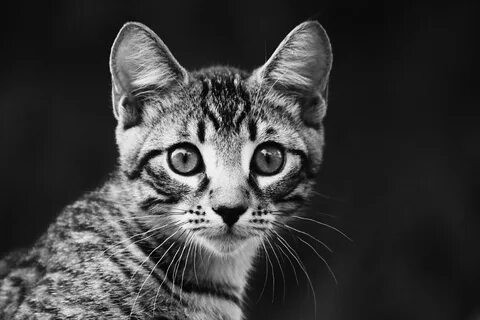
#> input picture image_compression/workLoadPhoto.jpg, 480 x 320 px
$ jupyter execute imageCompression.ipynb
#> lines starting #> are read from the running program, lines starting #| are printed output that depends on the picture
[cell 1]
import numpy as np
import cv2
from collections import Counter

[cell 2]
img_path = 'workLoadPhoto.jpg'
img = cv2.imread(img_path, cv2.IMREAD_GRAYSCALE)
#> img is the input picture: shape (320, 480); min 0, max 255, mean 59.6

1. Преобразование монохромного изображения в текстовый файл

[cell 3]
img = img.astype(np.float32)
np.savetxt('img.txt', img, fmt='%d')

2. Вейвлет-преобразование Хаара

[cell 4]
def haar_transform(image):
    rows, columns = image.shape
#> rows = 320; columns = 480
    row_transform = np.zeros_like(image, dtype=np.float32)
    for i in range(rows):
        for j in range(0, columns - 1, 2):
            row_transform[i, j // 2] = (image[i, j] + image[i, j + 1]) / 2
            row_transform[i, (j // 2) + columns // 2] = (image[i, j] - image[i, j + 1]) / 2
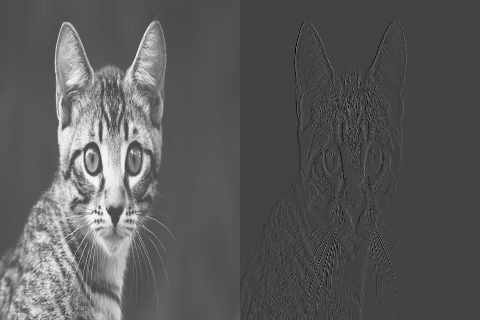
#> row_transform: shape (320, 480) float32; min -91, max 253, mean 29.9; drawn with min black and max white
    result = np.zeros_like(row_transform, dtype=np.float32)
    for j in range(columns):
        for i in range(0, rows - 1, 2):
            result[i // 2, j] = (row_transform[i, j] + row_transform[i + 1, j]) / 2
            result[(i // 2) + rows // 2, j] = (row_transform[i, j] - row_transform[i + 1, j]) / 2
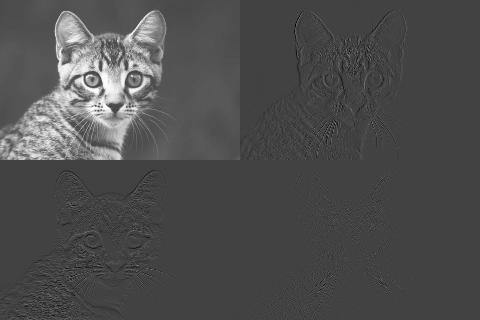
#> result: shape (320, 480) float32; min -85.75, max 243.8, mean 14.9; drawn with min black and max white
    LL = result[:rows // 2, :columns // 2]
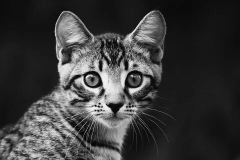
#> LL: shape (160, 240) float32; min 1.75, max 243.8, mean 59.6
    LH = result[:rows // 2, columns // 2:]
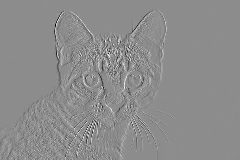
#> LH: shape (160, 240) float32; min -85.75, max 69.5, mean 0.1; drawn with min black and max white
    HL = result[rows // 2:, :columns // 2]
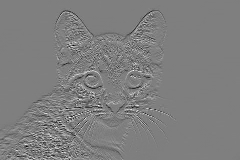
#> HL: shape (160, 240) float32; min -69.75, max 70, mean -0.1; drawn with min black and max white
    HH = result[rows // 2:, columns // 2:]
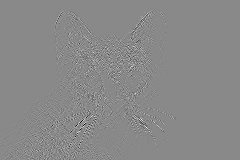
#> HH: shape (160, 240) float32; min -63.5, max 54.5, mean 0; drawn with min black and max white

    return LL, LH, HL, HH

LL, LH, HL, HH = haar_transform(img)
n_quants = 4

3. Квантование высокочастотных компонент

[cell 5]
def quantize(coeffs, n_quants):
#> called with n_quants = 4
    min_val = np.min(coeffs)
#> min_val = -85.75
    max_val = np.max(coeffs)
#> max_val = 69.5
    step = (max_val - min_val) / n_quants
#> step = 38.81
    quantized = np.round((coeffs - min_val) / step).astype(int)
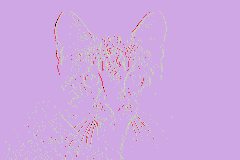
#> quantized: shape (160, 240) int64; 5 distinct labels, from 0 to 4; one colour per label, 0 black
    return quantized, min_val, step

LH_q, LH_min, LH_step = quantize(LH, n_quants)
#> LH_min = -85.75; LH_step = 38.81
HL_q, HL_min, HL_step = quantize(HL, n_quants)
#> call 2 of quantize, with n_quants = 4
#> in quantize (call 2), `min_val = np.min(coeffs)`: min_val = -69.75
#> in quantize (call 2), `max_val = np.max(coeffs)`: max_val = 70
#> in quantize (call 2), `step = (max_val - min_val) / n_quants`: step = 34.94
#> in quantize (call 2), `quantized = np.round((coeffs - min_val) / step).astype(int)`:
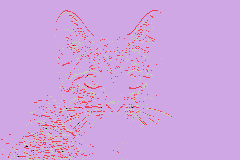
#> quantized: shape (160, 240) int64; 5 distinct labels, from 0 to 4; one colour per label, 0 black
#> HL_min = -69.75; HL_step = 34.94
HH_q, HH_min, HH_step = quantize(HH, n_quants)
#> call 3 of quantize, with n_quants = 4
#> in quantize (call 3), `min_val = np.min(coeffs)`: min_val = -63.5
#> in quantize (call 3), `max_val = np.max(coeffs)`: max_val = 54.5
#> in quantize (call 3), `step = (max_val - min_val) / n_quants`: step = 29.5
#> in quantize (call 3), `quantized = np.round((coeffs - min_val) / step).astype(int)`:
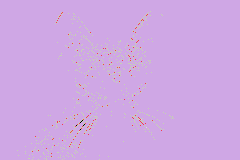
#> quantized: shape (160, 240) int64; 5 distinct labels, from 0 to 4; one colour per label, 0 black
#> HH_min = -63.5; HH_step = 29.5

4. RLE-сжатие

[cell 6]
def run_length_encode(data):
    encoded = []
    for value, count in Counter(data.flatten()).items():
        encoded.append((value, count))
#> this loop made 5 passes
#> (value, count) on passes 1 to 5: (2, 36130), (3, 1902), (1, 332), (0, 9), (4, 27)
#> after the loop, encoded = [(2, 36130), (3, 1902), (1, 332), (0, 9), (4, 27)]
    return encoded

LH_rle = run_length_encode(LH_q)
#> LH_rle = [(2, 36130), (3, 1902), (1, 332), (0, 9), (4, 27)]
HL_rle = run_length_encode(HL_q)
#> the loop in run_length_encode (call 2), `for value, count in Counter(data.flatten()).items():` made 5 passes
#> (value, count) on passes 1 to 5: (2, 36087), (1, 1159), (3, 1124), (0, 15), (4, 15)
#> HL_rle = [(2, 36087), (1, 1159), (3, 1124), (0, 15), (4, 15)]
HH_rle = run_length_encode(HH_q)
#> HH_rle = [(2, 37317), (3, 918), (1, 154), (4, 4), (0, 7)]

5. Сравнение объемов памяти

[cell 7]
with open('wavelet.txt', 'w') as f:
    np.savetxt(f, LL, fmt='%d')
    f.write('\n')
    for value, count in LH_rle:
        f.write(f"{value} {count}\n")
    f.write('\n')
    for value, count in HL_rle:
        f.write(f"{value} {count}\n")
#> this loop made 5 passes
    f.write('\n')
    for value, count in HH_rle:
        f.write(f"{value} {count}\n")
#> this loop made 5 passes

original_size = img.nbytes
#> original_size = 614400
compressed_size = 0
with open('wavelet.txt', 'r') as f:
    compressed_size = len(f.read().encode('utf-8'))

print(f"исходное изображение: {original_size}")
#| исходное изображение: 614400
print(f"сжатое изображение: {compressed_size}")
print(f"степень сжатия: {original_size / compressed_size:.2f}")
#| степень сжатия: 4.95
